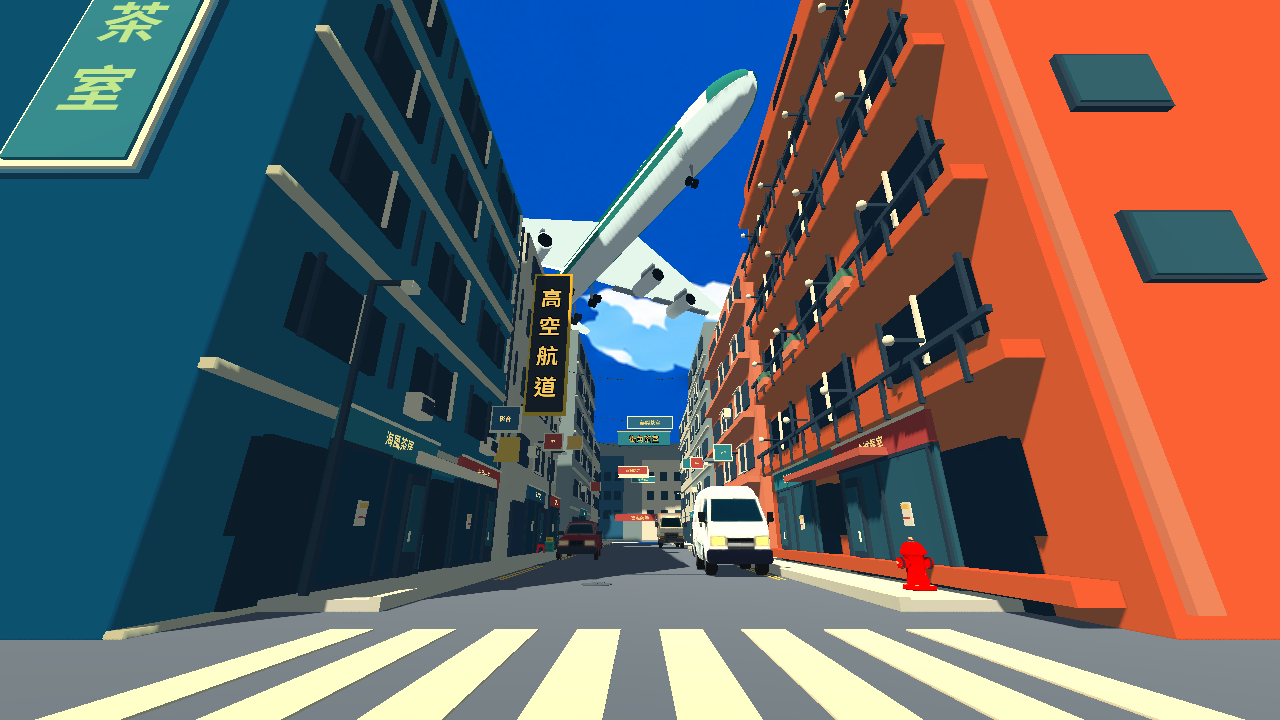
#> input picture docs/evidence/outline/01_off.png, 1280 x 720 px
$ python verify_outline_pixels.py
#> lines starting #> are read from the running program, lines starting #| are printed output that depends on the picture
"""Check an outline screenshot pair and verify the primary sign remains readable."""
from pathlib import Path
import json
import numpy as np
from PIL import Image

base = Path(__file__).resolve().parents[1] / 'docs/evidence/outline'
a = np.asarray(Image.open(base/'01_off.png').convert('RGB'), dtype=np.int16)
b = np.asarray(Image.open(base/'02_on.png').convert('RGB'), dtype=np.int16)
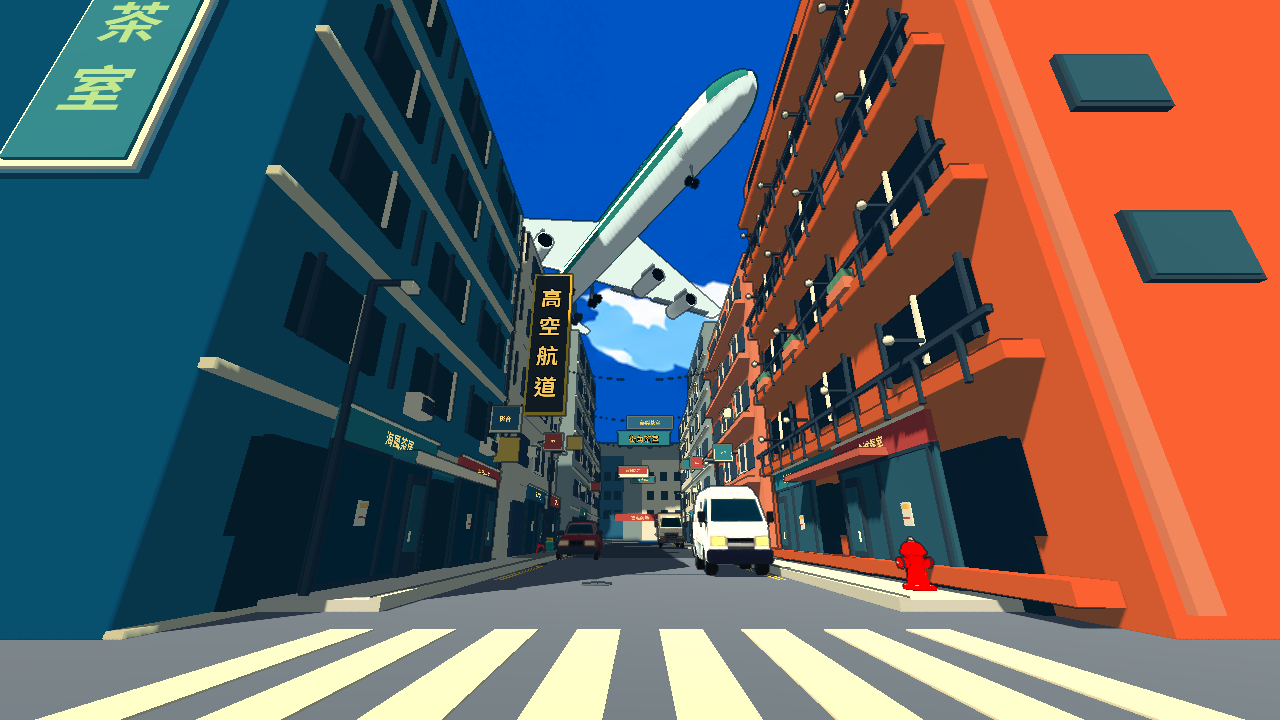
#> input picture docs/evidence/outline/02_on.png, 1280 x 720 px
if a.shape != b.shape or a.shape[:2] != (720, 1280):
    raise SystemExit('Capture dimensions do not match 1280x720.')
difference = np.abs(a-b).max(axis=2)
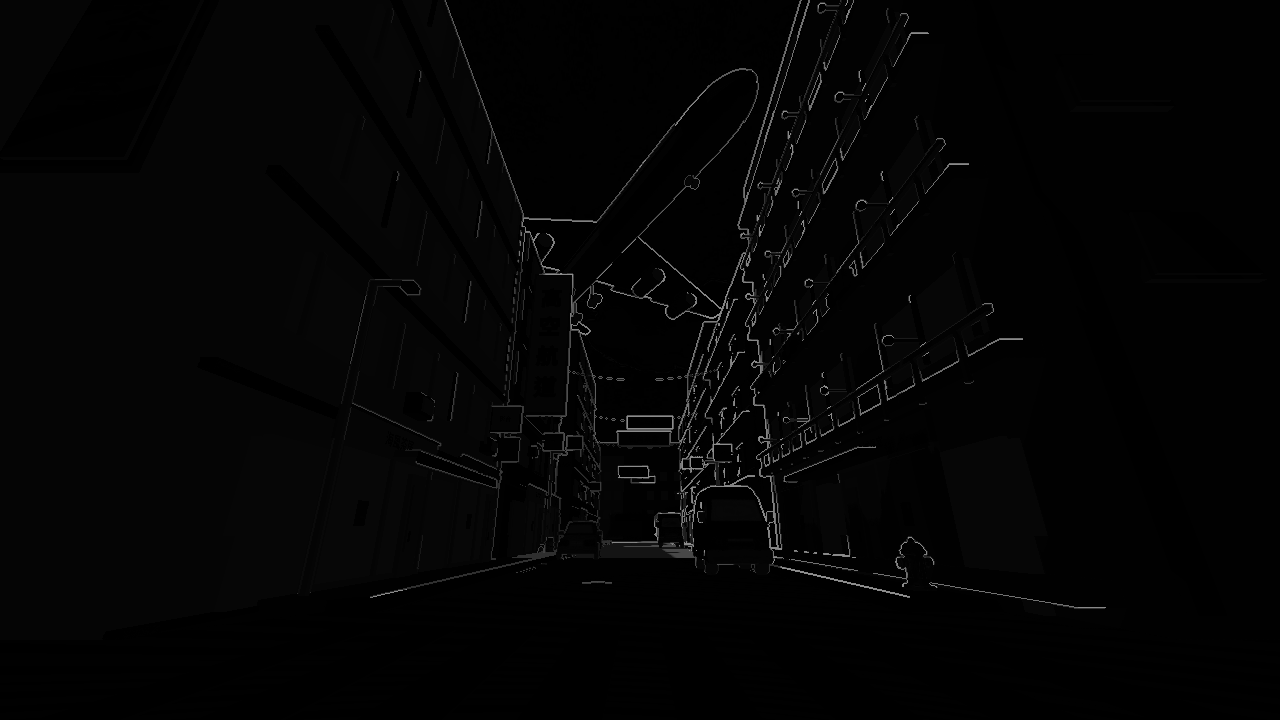
#> difference: shape (720, 1280) int16; min 0, max 140, mean 4
changed = int((difference > 8).sum())
#> changed = 24595
# Fixed primary-sign crop for this camera; label remains gold after the post-process.
def gold_pixels(image):
    crop = image[275:414,527:572]
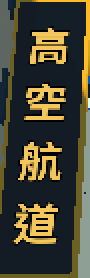
#> crop: shape (139, 45, 3) int16 (shown 2 times larger); mean R, G, B 71.9, 69.7, 49.9
    return int(((crop[:,:,0] > 160) & (crop[:,:,1] > 100) & (crop[:,:,2] < 155)).sum())
original_gold = gold_pixels(a)
#> original_gold = 999
outlined_gold = gold_pixels(b)
#> in gold_pixels (call 2), `crop = image[275:414,527:572]`:
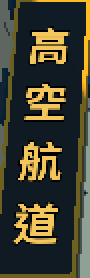
#> crop: shape (139, 45, 3) int16 (shown 2 times larger); mean R, G, B 67.1, 66.4, 48
#> outlined_gold = 968
ratio = outlined_gold/max(original_gold,1)
#> ratio = 0.969
checks = {'outline_changes_some_pixels':changed > 2000,
          'outline_does_not_cover_the_majority':changed < a.shape[0]*a.shape[1]*.15,
          'gold_sign_remains_visible':original_gold > 100 and ratio > .90}
#> checks = {'outline_changes_some_pixels': True, 'outline_does_not_cover_the_majority': True, 'gold_sign_remains_visible': True}
report = {'passed':all(checks.values()),'checks':checks,'changed_pixels_over_8':changed,
          'gold_pixels_before':original_gold,'gold_pixels_after':outlined_gold,'gold_retention_ratio':ratio,
          'scope':'same fixed 1280x720 entry view, Godot Compatibility / Mesa llvmpipe; not a hardware GPU or all-camera guarantee'}
(base/'pixel_comparison.json').write_text(json.dumps(report,indent=2)+'\n')
print(json.dumps(report))
#> (printed output is left out)
raise SystemExit(0 if report['passed'] else 1)
#> (the program exits here)
